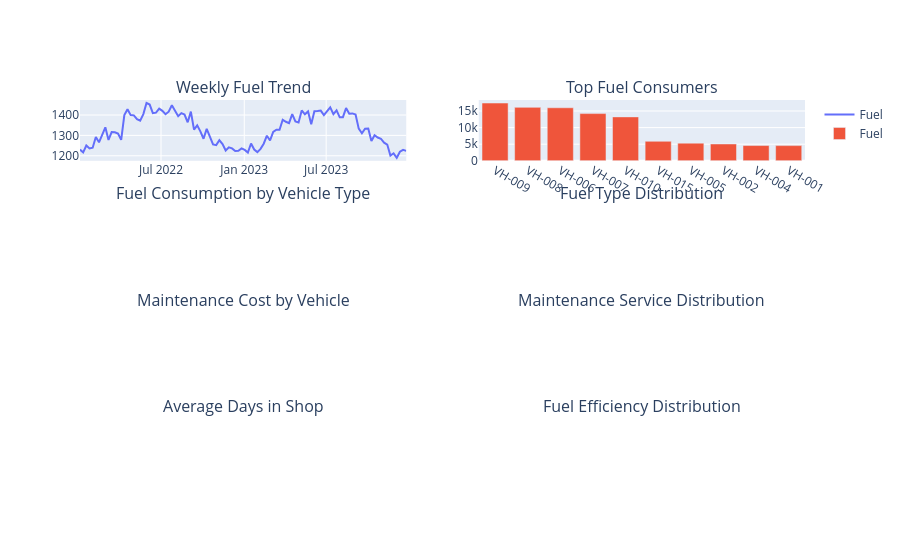

This figure's notebook cell:
### Code cell
fig.add_trace(

    go.Bar(

        x=fuel_vehicle["vehicle_id"],

        y=fuel_vehicle["gallons"],

        name="Fuel"

    ),

    row=1,
    col=2

)
